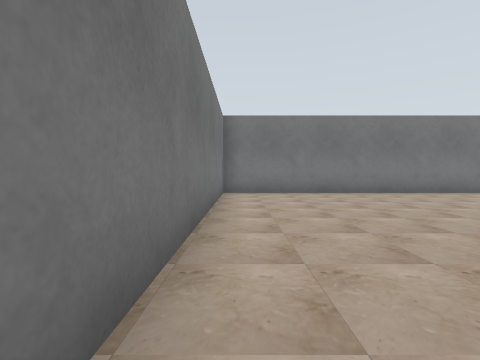
view 1 (above)

24 first-person views from a walk through a world built for the Gazebo simulator. The camera is 0.72 m above the floor, tilts 2° down and sees 85° across. The floor is counted in squares, 1 m on a side. Each view is taken from the middle of a square. On the plan, view 1 faces up. The plan holds only what a view shows up to about 9 squares ahead; the rest is blank.

view 2
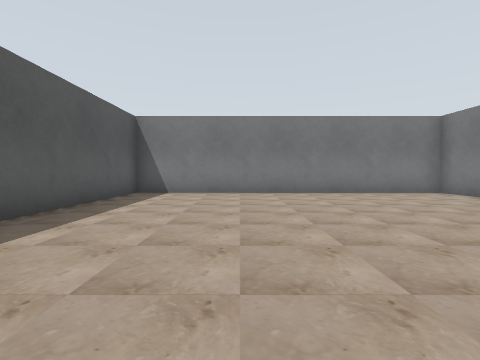

view 3
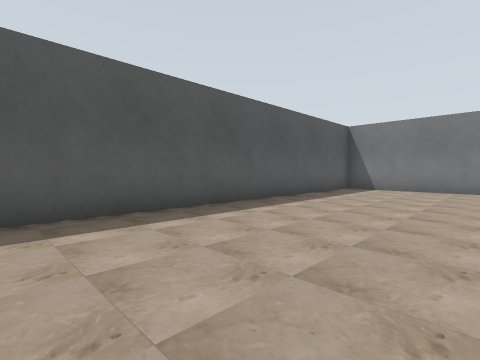

view 4
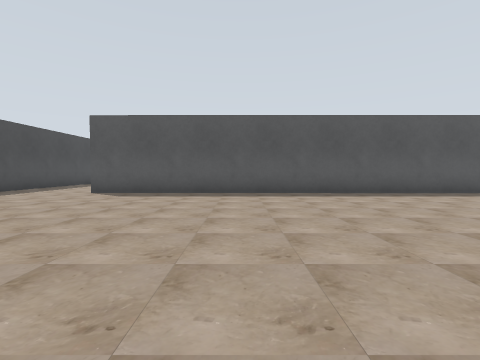

view 5
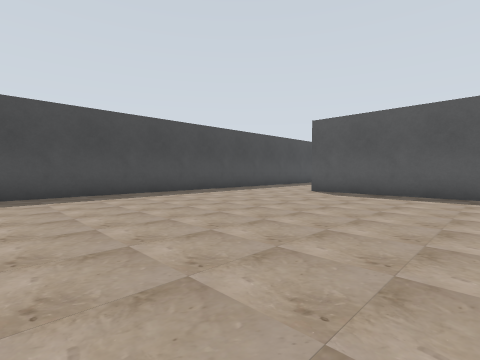

view 6
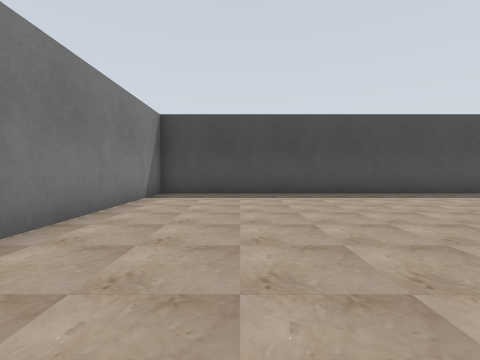

view 7
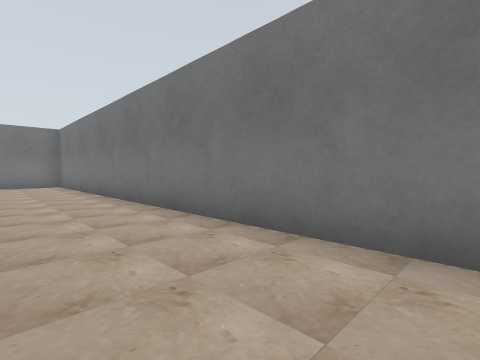

view 8
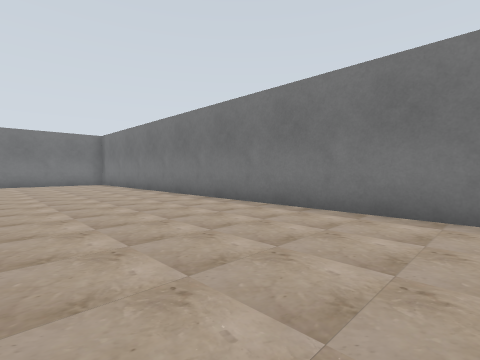

view 9
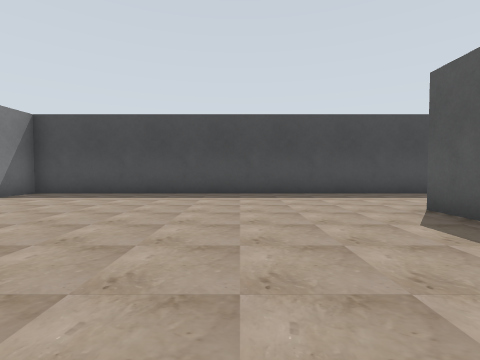

view 10
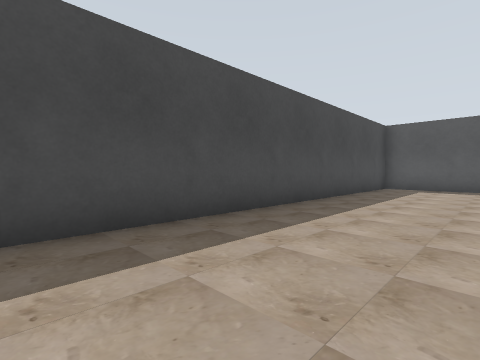

view 11
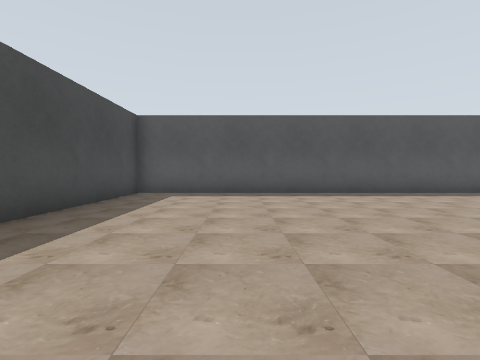

view 12
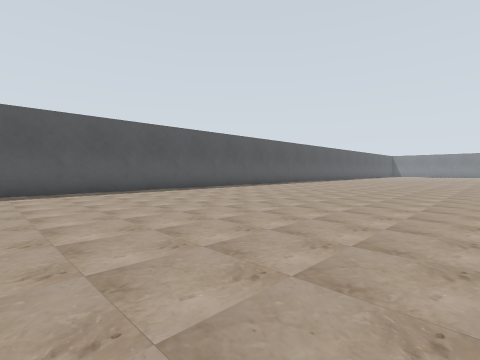

view 13
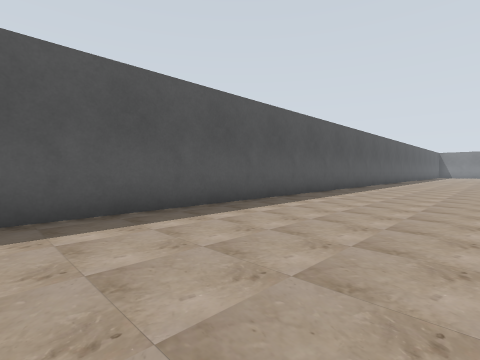

view 14
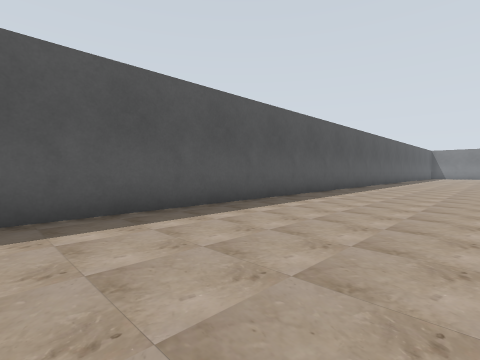

view 15
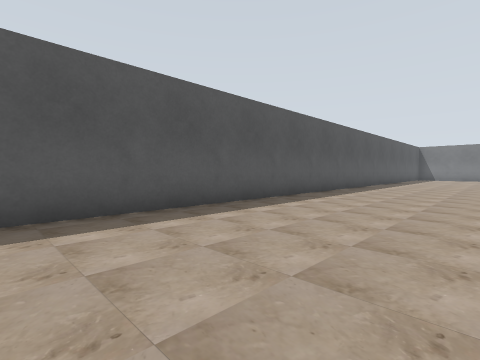

view 16
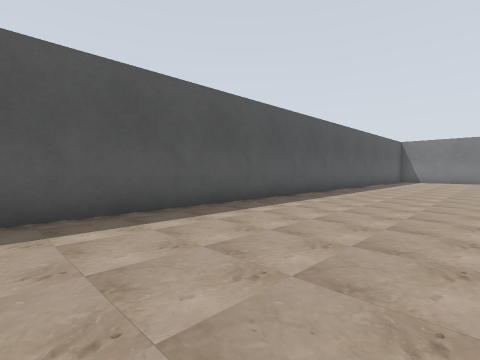

view 17
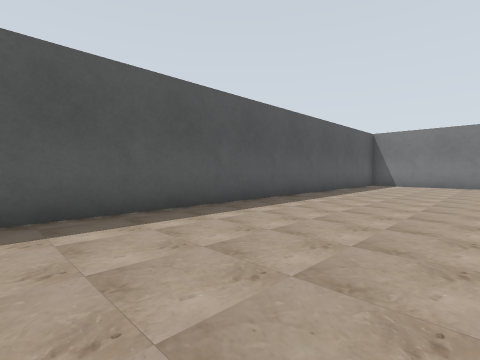

view 18
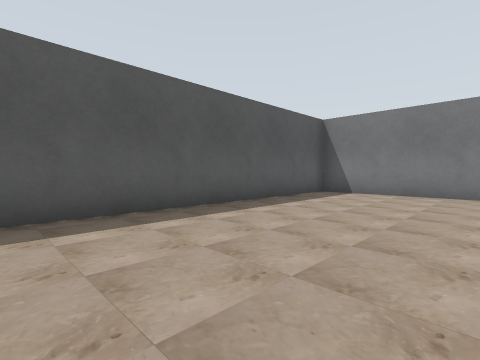

view 19
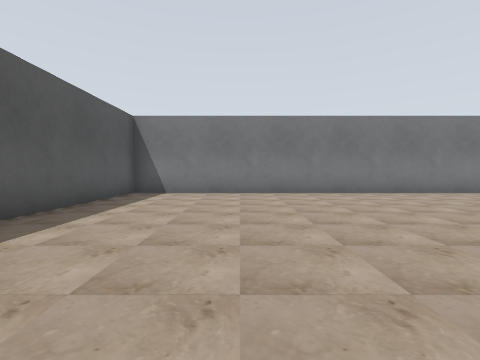

view 20
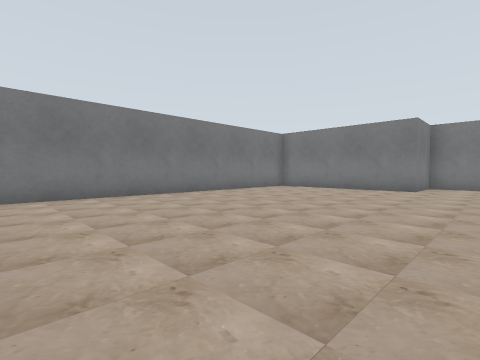

view 21
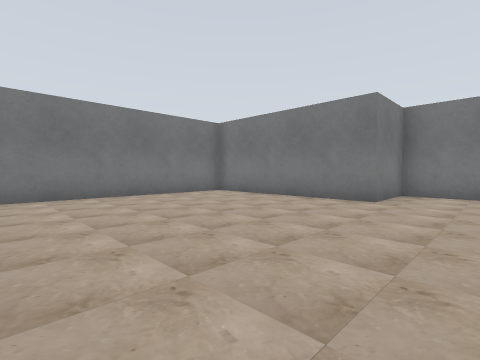

view 22
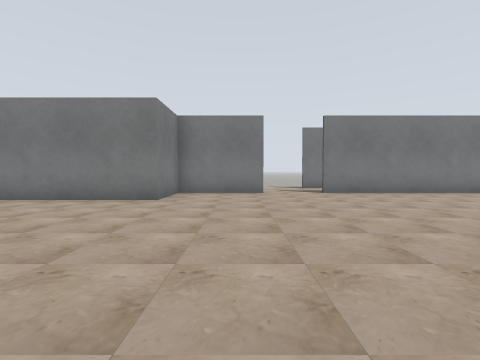

view 23
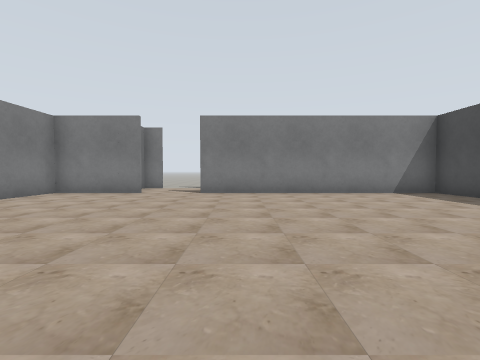

view 24
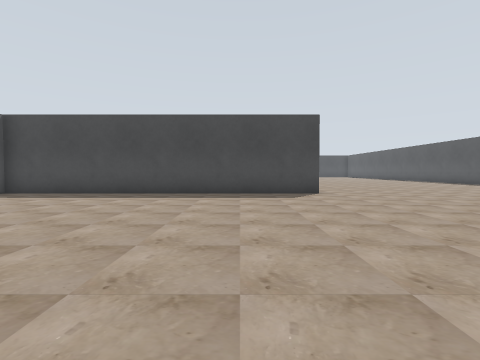

### Floor plan
Ten units are one square. View 1 is at (0, 0); x grows to the right and y downward. Boxes are objects, and circles mark ways between rooms. Rooms are numbered by the first view taken in them; rooms with no view inside come last. Other rooms are left out.
<svg viewBox="-190 -95 408 215">
<path fill="none" stroke="#000" d="M139 -85 -10 -85M-5 -86 -6 14 178 14M213 25 213 -85 156 -85M-7 16 -6 -86M-10 -85 -84 -85M-101 -85 -130 -85 -130 -64 -174 -64M-185 -52 -185 115 213 115 213 25"/>
<circle cx="190" cy="13" r="3" fill="#2a7"/>
<text x="100" y="-40">1</text>
<text x="-20" y="30">2</text>
</svg>
Room 1 opens to room 2.

Where each view was taken, in squares from view 1:
view 1: 0 up, 0 right, facing up
view 2: 2 up, 8 right, facing left
view 3: 3 up, 10 right, facing down-left
view 4: 7 up, 13 right, facing down
view 5: 7 up, 13 right, facing down-right
view 6: 6 up, 13 right, facing right
view 7: 6 up, 13 right, facing up-left
view 8: 4 up, 14 right, facing up-left
view 9: 2 up, 13 right, facing right
view 10: 0 up, 18 right, facing down-right
view 11: 3 down, 18 right, facing down
view 12: 2 down, 17 right, facing down-left
view 13: 7 down, 14 right, facing down-left
view 14: 7 down, 10 right, facing down-left
view 15: 7 down, 5 right, facing down-left
view 16: 7 down, 0 right, facing down-left
view 17: 7 down, 5 left, facing down-left
view 18: 7 down, 10 left, facing down-left
view 19: 8 down, 10 left, facing left
view 20: 4 down, 11 left, facing up-left
view 21: 0 up, 11 left, facing up-left
view 22: 0 up, 11 left, facing up
view 23: 0 up, 7 left, facing up
view 24: 1 up, 9 left, facing right
